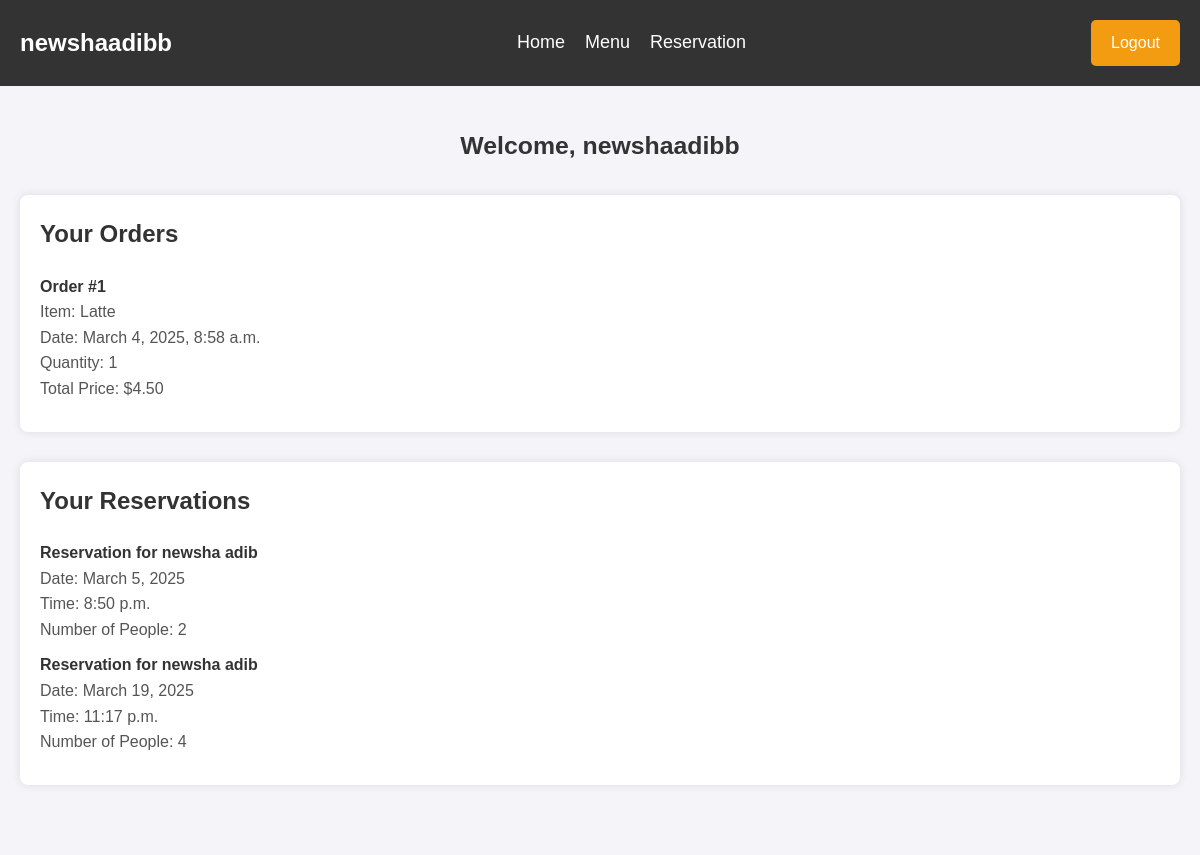
Screenshot of /orders/dashboard/ (signed in) with the database file from the repository.
### orders/models.py (models this page shows, shortened)
class Order(models.Model):
    user = models.ForeignKey(User, on_delete=models.CASCADE)
    order_number = models.PositiveIntegerField(default=1)
    item_name = models.CharField(max_length=100)
    quantity = models.PositiveIntegerField(default=1)
    date = models.DateTimeField(auto_now_add=True)
    price = models.DecimalField(max_digits=6, decimal_places=2, default=0.00)

class Reservation(models.Model):
    user = models.ForeignKey(User, on_delete=models.CASCADE)
    fullname = models.CharField(max_length=255)
    reservation_date = models.DateField()
    reservation_time = models.TimeField()
    number_of_people = models.IntegerField()

### orders/views.py (the view)
# urls.py: path('dashboard/', views.dashboard, name='dashboard'),
@login_required
def dashboard(request):
    orders = Order.objects.filter(user=request.user)
    reservations = Reservation.objects.filter(user=request.user)
    return render(request, 'dashboard.html', {'orders': orders, 'reservations': reservations})

### templates/dashboard.html (shortened to what this page needs)
{% extends 'base.html' %}
{% load static %}
{% block extra_css %}
<link rel="stylesheet" href="{% static 'style/dashboard.css' %}">
{% endblock %}
{% block content %}
  <div class="dashboard-container">
    <h2>Welcome, {{ user.username }}</h2>
    <div class="orders-section">
      <h3>Your Orders</h3>
      <ul>
        {% for order in orders %}
          <li>
            <strong>Order #{{ order.order_number }}</strong><br>
            Item: {{ order.item_name }}<br>
            Date: {{ order.date }}<br>
            Quantity: {{ order.quantity }}<br>
            Total Price: ${{ order.price }}
          </li>
        {% empty %}
          <li>No orders placed yet.</li>
        {% endfor %}
      </ul>
    </div>
    <div class="reservations-section">
      <h3>Your Reservations</h3>
      <ul>
        {% for reservation in reservations %}
          <li>
            <strong>Reservation for {{ reservation.fullname }}</strong><br>
            Date: {{ reservation.reservation_date }}<br>
            Time: {{ reservation.reservation_time }}<br>
            Number of People: {{ reservation.number_of_people }}<br>
          </li>
        {% empty %}
          <li>No reservations yet.</li>
        {% endfor %}
      </ul>
    </div>
  </div>
{% endblock %}

### templates/base.html (shortened to what this page needs)
{% load static %}
<!DOCTYPE html>
<html lang="en">
<head>
    {% block extra_css %}{% endblock %}
    <link rel="stylesheet" href="{% static 'style/home.css' %}">
    <link rel="stylesheet" href="https://cdnjs.cloudflare.com/ajax/libs/font-awesome/6.4.2/css/all.min.css">
</head>
<body>
    <header>
        <nav>
            {% if user.is_authenticated %}
                <h2><a href="{% url 'dashboard' %}">{{ user.username }}</a></h2>
            {% else %}
                <h2>Our Coffee</h2>
            {% endif %}
            <ul class="menu">
                <li><a href="{% url 'home' %}">Home</a></li>
                <li><a href="{% url 'menu' %}">Menu</a></li>
                <li><a href="{% url 'reservation' %}">Reservation</a></li>
            </ul>
            {% if user.is_authenticated %}
                <a href="{% url 'logout' %}" class="btn">Logout</a>
            {% else %}
                <a href="{% url 'login' %}" class="btn">Login / Sign Up</a>
            {% endif %}
        </nav>
    </header>
    <main>
        {% block content %}{% endblock %}
    </main>
</body>
</html>

### static/style/dashboard.css (style rules this page uses)
.dashboard-container { background-color: #f4f4f9; padding: 40px 20px; max-width: 1200px; margin: 0 auto; }
.dashboard-container h2 { font-size: 1.55rem; margin-bottom: 30px; text-align: center; color: #333; }
.orders-section, .reservations-section { background-color: white; padding: 20px; margin-bottom: 30px; border-radius: 8px; box-shadow: 0 0 10px rgba(0, 0, 0, 0.1); }
.orders-section h3, .reservations-section h3 { font-size: 1.5rem; margin-bottom: 20px; color: #333; }
.orders-section ul, .reservations-section ul { list-style-type: none; }
.orders-section ul li, .reservations-section ul li { font-size: 16px; margin-bottom: 10px; color: #555; }
.orders-section ul li strong, .reservations-section ul li strong { color: #333; }

### static/style/home.css (style rules this page uses)
* { margin: 0; padding: 0; box-sizing: border-box; font-family: Arial, sans-serif; }
body { background-color: #f4f4f9; color: #333; line-height: 1.6; font-family: Arial, sans-serif; }
header { background-color: #333; color: white; padding: 20px 0; text-align: center; }
header nav { display: flex; justify-content: space-between; align-items: center; padding: 0 20px; }
header h2 { font-size: 24px; font-weight: bold; }
header h2 a { color: white; text-decoration: none; }
header ul { list-style: none; display: flex; gap: 20px; }
header ul li { display: inline; }
header ul li a { color: white; text-decoration: none; font-size: 18px; transition: color 0.3s; }
header .btn { background-color: #f39c12; color: white; padding: 10px 20px; text-decoration: none; font-size: 16px; border-radius: 5px; transition: background-color 0.3s; display: inline-block; text-align: center; }

### rows the page displays
Order: order_number "1", item_name "Latte", date "March 4, 2025, 8:58 a.m.", quantity "1", price "4.50"
Reservation: fullname "newsha adib", reservation_date "March 5, 2025", reservation_time "8:50 p.m.", number_of_people "2"
Reservation: fullname "newsha adib", reservation_date "March 19, 2025", reservation_time "11:17 p.m.", number_of_people "4"

### other values shown
{{ user.username }} "newshaadibb"
